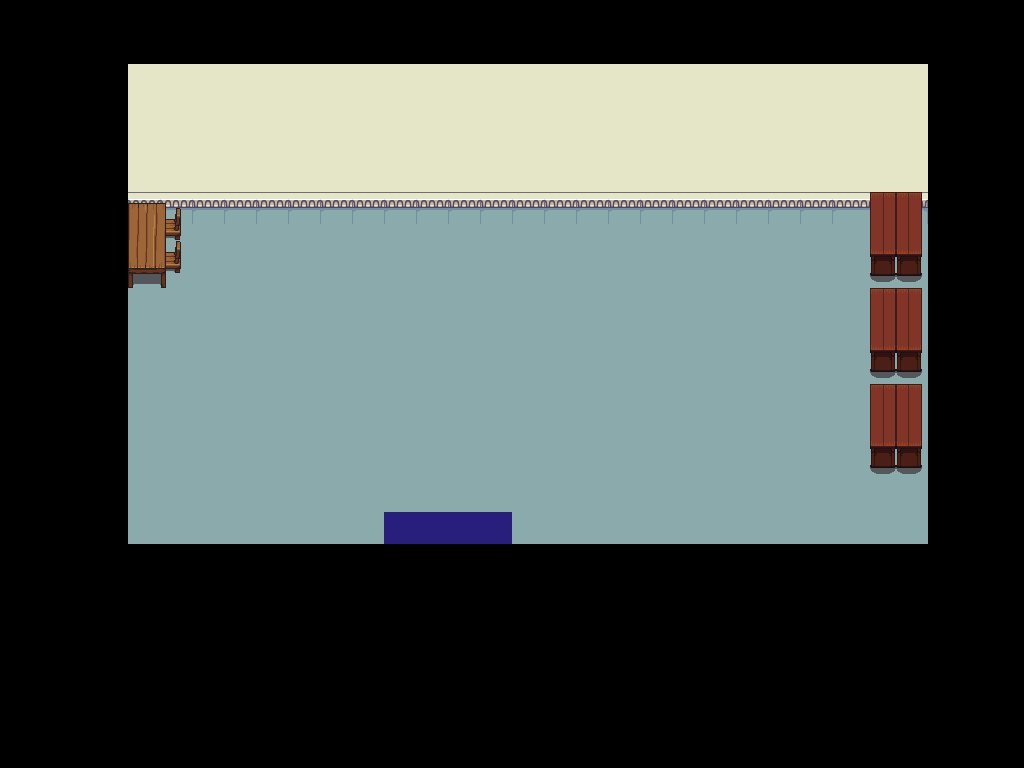

The image is a tile-based game level rendered from a .tmx file. Its description and source (layers, tilesets, objects; grid data summarised) follow:
An orthogonal 32x24 tile map with 32x32 px tiles, 5 tile layers (sol, sortie, noir 99, mur 99, ...), 2 hidden layers not drawn, 5 tilesets.

<map version="1.8" tiledversion="1.8.2" orientation="orthogonal" renderorder="right-down" width="32" height="24" tilewidth="32" tileheight="32" infinite="0" nextlayerid="15" nextobjectid="1">
 <tileset firstgid="1" source="porte.tsx" />
 <tileset firstgid="17" source="couleur.tsx" />
 <tileset firstgid="26" source="test_porte(10).tsx" />
 <tileset firstgid="42" source="Interior.tsx" />
 <tileset firstgid="1066" source="pixel-cyberpunk-interior.tsx" />
 <layer id="11" name="sol" width="32" height="24">
  <data>[768 cells, 250 non-empty, 1 distinct tile ids]</data>
 </layer>
 <layer id="12" name="sortie" width="32" height="24">
  <data>[768 cells, 4 non-empty, 1 distinct tile ids]</data>
 </layer>
 <layer id="8" name="noir 99" width="32" height="24">
  <data>[768 cells, 393 non-empty, 4 distinct tile ids]</data>
 </layer>
 <layer id="9" name="mur 99" width="32" height="24">
  <data>[768 cells, 126 non-empty, 5 distinct tile ids]</data>
 </layer>
 <layer id="2" name="tables 99" width="32" height="24">
  <data>[768 cells, 24 non-empty, 12 distinct tile ids]</data>
 </layer>
 <layer id="13" name="chaise 99" width="32" height="24" visible="0">
  <data>[768 cells, 10 non-empty, 1 distinct tile ids]</data>
 </layer>
 <layer id="14" name="ordinateur 99" width="32" height="24" visible="0">
  <data>[768 cells, 36 non-empty, 6 distinct tile ids]</data>
 </layer>
</map>
